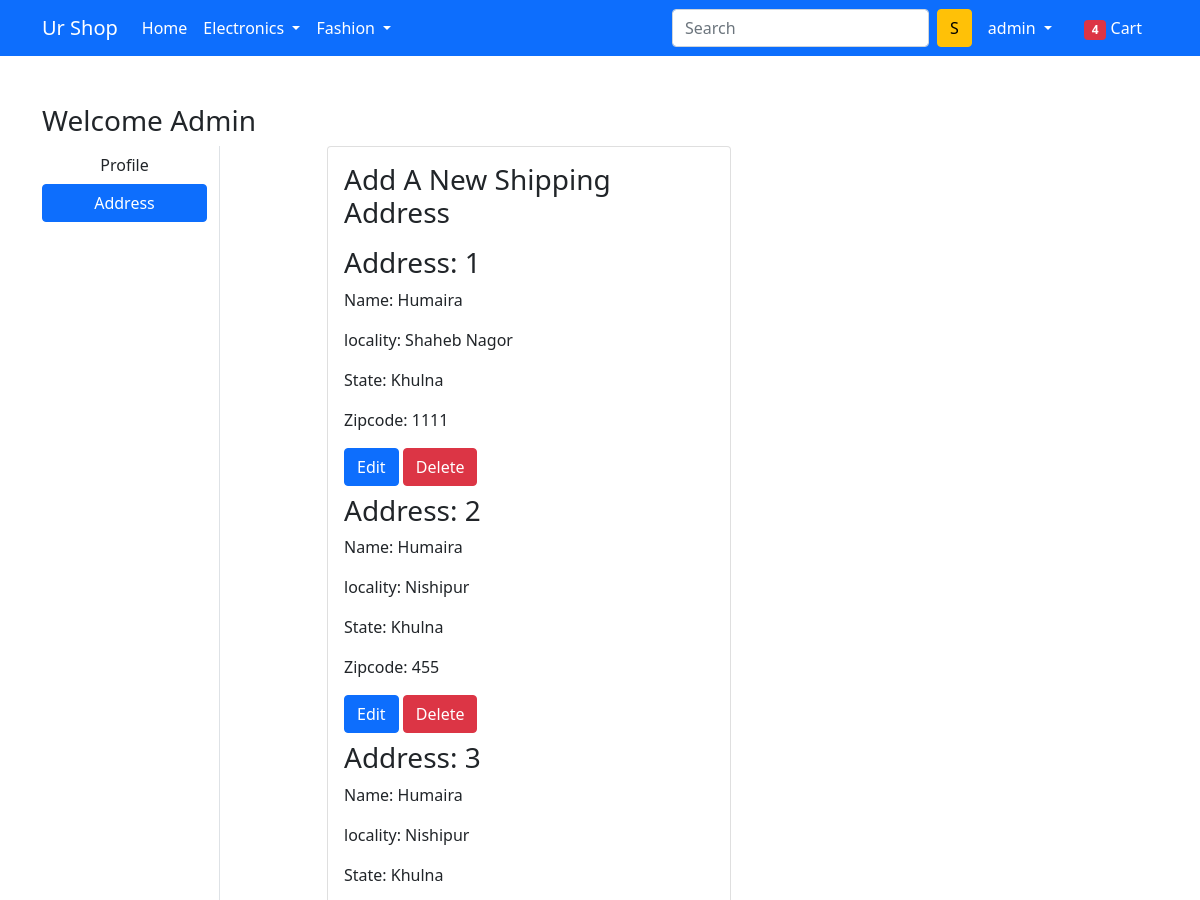
Page /address/ (signed in, upper part) on the earlier database version.
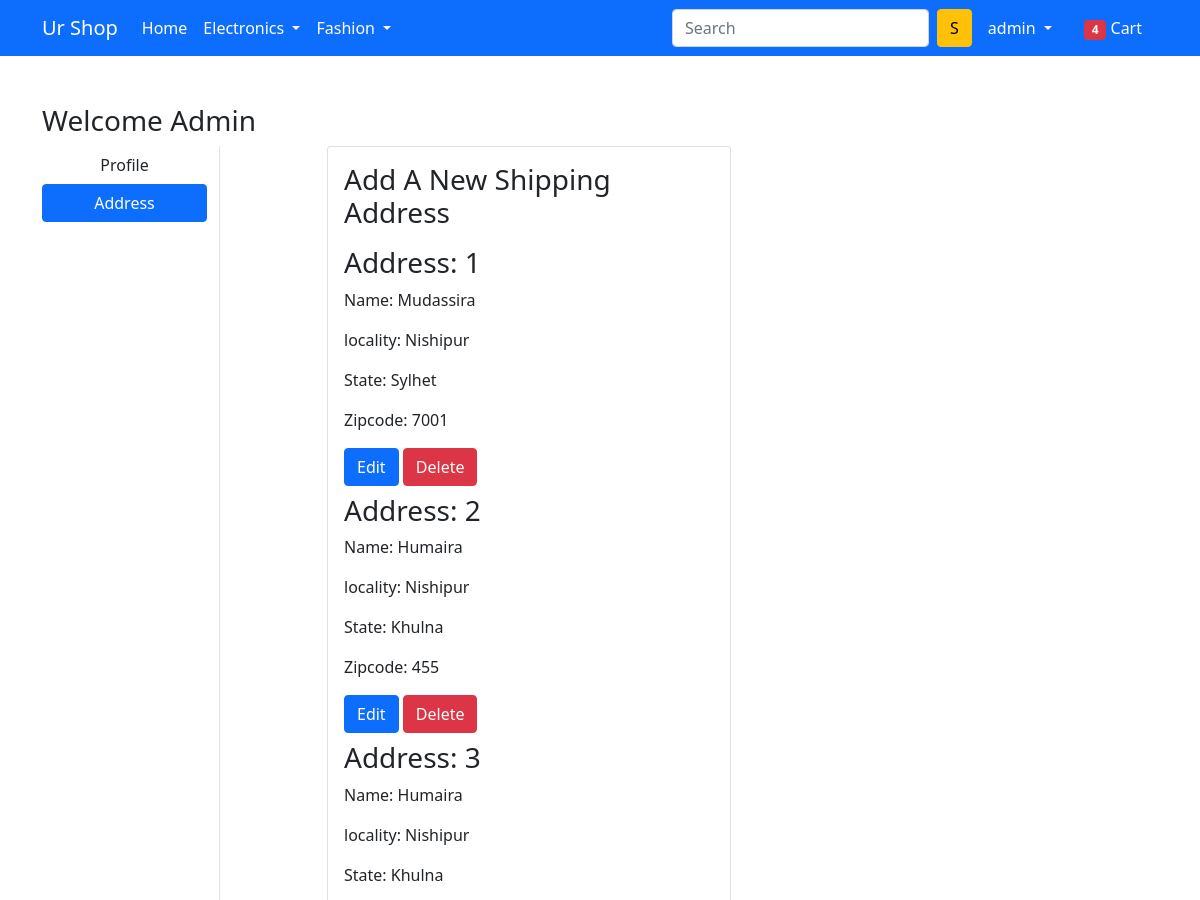
Same page on the later database version.
### app/models.py (models this page shows, shortened)
class Customer (models.Model):
    user = models.ForeignKey(User, on_delete=models.CASCADE)
    name = models.CharField(max_length=200)
    locality = models.CharField(max_length=200)
    city = models.CharField(max_length=200)
    zipcode = models.IntegerField()
    state = models.CharField(choices=DIVISION_CHOICES, max_length=200)

### app/views.py (the view)
# urls.py: path('address/', views.address, name='address'),
def address(request):
    address = Customer.objects.filter(user=request.user)
    return render(request, 'app/address.html', {'add': address, 'active': 'btn-primary'})

### app/templates/app/address.html (shortened to what this page needs)
{% extends 'app/base.html' %}
{% load static %}
{% block main-content %}
<div class="container my-5">
 <div class="row">
  <h3>Welcome <span class="text-capitalize">{{ request.user.username }}</span> </h3>
  <div class="col-sm-2 border-end">
   <ul class="list-unstyled">
    <li class="d-grid"><a href="{% url 'profile' %}" class="btn ">Profile</a></li>
    <li class="d-grid"><a href="{% url 'address' %}" class="btn {{active}}">Address</a></li>
   </ul>
  </div>
  <div class="col-sm-9 offset-sm-1">
   <div class="row">
    <div class="col-sm-6">
     <div class="card">
      <div class="card-body">
       <h3>Add A New Shipping Address</h3>
       {% for ad in add %}
       <h3>Address: {{forloop.counter}}</h3>
       <p>Name: {{ad.name}}</p>
       <p>locality: {{ad.locality}}</p>
       <p>State: {{ad.state}}</p>
       <p>Zipcode: {{ad.zipcode}}</p>
        <a href="{% url 'edit_address' ad.id %}" class="btn btn-primary">Edit</a>
          <form action="{% url 'delete' ad.id %}" method="post" class="d-inline">
              <input type="submit" class="btn btn-danger" value="Delete">
          </form>
       {% endfor %}
      </div>
     </div>
    </div>
   </div>
  </div>
 </div>
</div>
{% endblock main-content %}

Differences in the rows shown:
changed Customer: name "Humaira" → "Mudassira"; locality "Shaheb Nagor" → "Nishipur"; state "Khulna" → "Sylhet"; zipcode "1111" → "7001"
